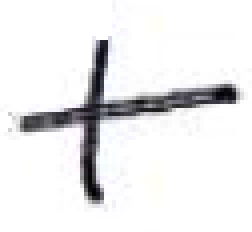
#> input picture baseProjetOCR/+_1.png, 63 x 58 px, given in place of 0_1.png, which was not available (shown 4 times larger)
$ jupyter execute --allow-errors ProfilVH.ipynb
#> lines starting #> are read from the running program, lines starting #| are printed output that depends on the picture; after the words box and inside, x2 and y2 are one past the last pixel; in counts of white or black regions, pixels touching at a corner belong together; pictures that were not available may be replaced by others from this repository, and a replacement may not be noted
#> in getAllVectors, img is the input picture: shape (58, 63, 4); mean R, G, B, A 234.4, 234.3, 235.3, 255
[cell 1]
from skimage import io
from skimage.transform import resize
import numpy as np
import scipy.ndimage as ndi
import matplotlib.pyplot as plt
from typing import Iterator

SIZE = 60
THRESHOLD = 150
FIRST = 0
SECOND = 0
confusionMatrix = [[0 for col in range(10)] for row in range(10)]


def bold(str):
    return '\033[1m' + str + '\033[0m'

def MapToHProfile(matrix: np.ndarray):
    return SIZE - matrix.sum()

def getHorizontaleProfile(img):
    img = resize(img, (SIZE, SIZE), preserve_range=True).astype('uint8')
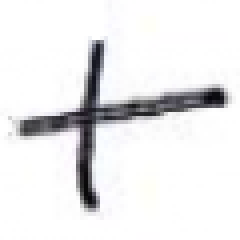
#> img: shape (60, 60, 4) (shown 4 times larger); mean of channels 0, 1, 2, 3 234.2, 234, 235, 254.9; transparent parts drawn white
    binarized = 1.0 * (img > THRESHOLD)
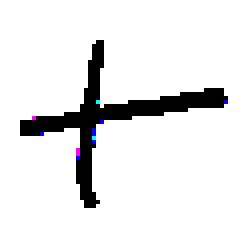
#> binarized: shape (60, 60, 4) float64 (shown 4 times larger); mean of channels 0, 1, 2, 3 0.902, 0.901, 0.904, 1; drawn as R, G, B
    binarized = binarized[:,:,0]
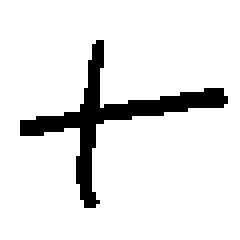
#> binarized: shape (60, 60) float64 (shown 4 times larger); values 0 (black) and 1 (white), 90.2% white; 1 black region, box (x1, y1, x2, y2) and area: (5, 10, 57, 52) 354
    return (list(map(MapToHProfile, binarized)),binarized)

def getAllVectors():
    vectors = []
    for i in range(0,10):
        for j in range(1,11):
            name = f'baseProjetOCR/{i}_{j}.png'
            img = io.imread(name)
            vector = getHorizontaleProfile(img)[0]
#> vector = 60 values, max 35 at index 26, min 0 at index 0, mean 5.9
            vectors.append((name,vector))
    return vectors

#> (the rest of this cell did not finish here and is left out)

$ run again, on baseProjetOCR/+_4.png
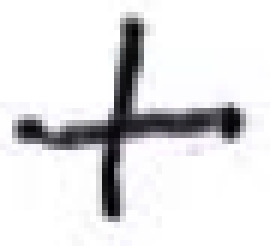
#> input picture baseProjetOCR/+_4.png, 45 x 41 px, given in place of 0_1.png, which was not available (shown 6 times larger)
#> in getAllVectors, img is the input picture: shape (41, 45, 4); mean R, G, B, A 225.2, 224.8, 226.3, 255
#> in getHorizontaleProfile, `img = resize(img, (SIZE, SIZE), preserve_range=True).astype('uint8')`:
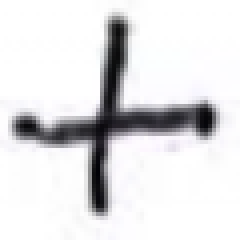
#> img: shape (60, 60, 4) (shown 4 times larger); mean of channels 0, 1, 2, 3 224.8, 224.4, 226, 254.9; transparent parts drawn white
#> in getHorizontaleProfile, `binarized = binarized[:,:,0]`:
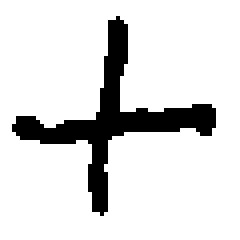
#> binarized: shape (60, 60) float64 (shown 4 times larger); values 0 (black) and 1 (white), 86.7% white; 1 black region, box (x1, y1, x2, y2) and area: (3, 4, 54, 54) 479
#> vector = 60 values, max 48 at index 31, min 0 at index 0, mean 7.98

$ run again, on baseProjetOCR/+_6.png
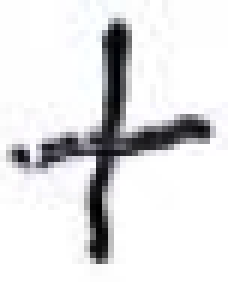
#> input picture baseProjetOCR/+_6.png, 38 x 47 px, given in place of 0_1.png, which was not available (shown 6 times larger)
#> in getAllVectors, img is the input picture: shape (47, 38, 4); mean R, G, B, A 223.8, 223.8, 225, 255
#> in getHorizontaleProfile, `img = resize(img, (SIZE, SIZE), preserve_range=True).astype('uint8')`:
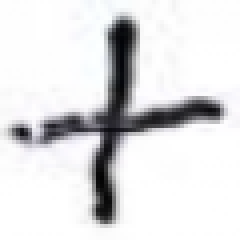
#> img: shape (60, 60, 4) (shown 4 times larger); mean of channels 0, 1, 2, 3 223.4, 223.3, 224.6, 254.9; transparent parts drawn white
#> in getHorizontaleProfile, `binarized = binarized[:,:,0]`:
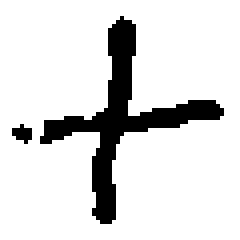
#> binarized: shape (60, 60) float64 (shown 4 times larger); values 0 (black) and 1 (white), 86.6% white; 2 black regions (1 under 20 px), largest, box (x1, y1, x2, y2) and area: (10, 4, 56, 56) 468
#> vector = 60 values, max 37 at index 29, min 0 at index 0, mean 8.07
